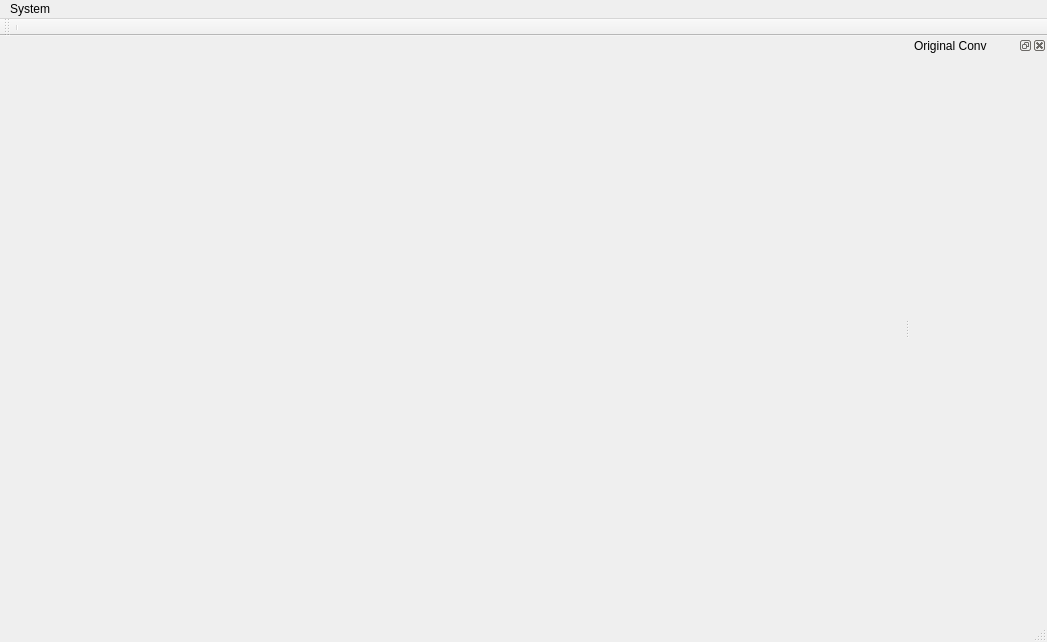
<?xml version="1.0" encoding="UTF-8"?>
<ui version="4.0">
 <class>Babel</class>
 <widget class="QMainWindow" name="Babel">
  <property name="geometry">
   <rect>
    <x>0</x>
    <y>0</y>
    <width>1047</width>
    <height>642</height>
   </rect>
  </property>
  <property name="windowTitle">
   <string>Babel</string>
  </property>
  <property name="windowIcon">
   <iconset>
    <normaloff>:/new/prefix1/Smile.png</normaloff>:/new/prefix1/Smile.png</iconset>
  </property>
  <property name="dockOptions">
   <set>QMainWindow::AllowNestedDocks|QMainWindow::AllowTabbedDocks|QMainWindow::AnimatedDocks|QMainWindow::ForceTabbedDocks</set>
  </property>
  <widget class="QWidget" name="centralWidget">
   <layout class="QHBoxLayout" name="horizontalLayout"/>
  </widget>
  <widget class="QMenuBar" name="menuBar">
   <property name="geometry">
    <rect>
     <x>0</x>
     <y>0</y>
     <width>1047</width>
     <height>26</height>
    </rect>
   </property>
   <widget class="QMenu" name="menuAdd_contact">
    <property name="title">
     <string>System</string>
    </property>
    <addaction name="actionAdd_contact"/>
    <addaction name="actionEdit_profile"/>
    <addaction name="actionUI_setings"/>
   </widget>
   <addaction name="menuAdd_contact"/>
  </widget>
  <widget class="QToolBar" name="mainToolBar">
   <attribute name="toolBarArea">
    <enum>TopToolBarArea</enum>
   </attribute>
   <attribute name="toolBarBreak">
    <bool>false</bool>
   </attribute>
   <addaction name="separator"/>
  </widget>
  <widget class="QStatusBar" name="statusBar"/>
  <widget class="MyQDockWidget" name="dockWidget_14">
   <property name="sizePolicy">
    <sizepolicy hsizetype="Maximum" vsizetype="Maximum">
     <horstretch>0</horstretch>
     <verstretch>0</verstretch>
    </sizepolicy>
   </property>
   <property name="minimumSize">
    <size>
     <width>137</width>
     <height>271</height>
    </size>
   </property>
   <property name="sizeIncrement">
    <size>
     <width>10</width>
     <height>10</height>
    </size>
   </property>
   <property name="layoutDirection">
    <enum>Qt::LeftToRight</enum>
   </property>
   <property name="features">
    <set>QDockWidget::AllDockWidgetFeatures</set>
   </property>
   <property name="allowedAreas">
    <set>Qt::BottomDockWidgetArea|Qt::RightDockWidgetArea</set>
   </property>
   <property name="windowTitle">
    <string>Original Conv</string>
   </property>
   <attribute name="dockWidgetArea">
    <number>2</number>
   </attribute>
   <widget class="QWidget" name="dockWidgetContents_16">
    <layout class="QVBoxLayout" name="verticalLayout_3">
     <property name="spacing">
      <number>0</number>
     </property>
     <property name="leftMargin">
      <number>0</number>
     </property>
     <property name="topMargin">
      <number>0</number>
     </property>
     <property name="rightMargin">
      <number>0</number>
     </property>
     <property name="bottomMargin">
      <number>0</number>
     </property>
    </layout>
   </widget>
  </widget>
  <widget class="QDockWidget" name="_profile">
   <property name="minimumSize">
    <size>
     <width>200</width>
     <height>126</height>
    </size>
   </property>
   <property name="maximumSize">
    <size>
     <width>200</width>
     <height>126</height>
    </size>
   </property>
   <property name="features">
    <set>QDockWidget::NoDockWidgetFeatures</set>
   </property>
   <property name="allowedAreas">
    <set>Qt::LeftDockWidgetArea|Qt::TopDockWidgetArea</set>
   </property>
   <attribute name="dockWidgetArea">
    <number>1</number>
   </attribute>
   <widget class="QWidget" name="dockWidgetContents">
    <property name="minimumSize">
     <size>
      <width>200</width>
      <height>100</height>
     </size>
    </property>
   </widget>
  </widget>
  <widget class="QDockWidget" name="contactList">
   <property name="minimumSize">
    <size>
     <width>200</width>
     <height>138</height>
    </size>
   </property>
   <property name="maximumSize">
    <size>
     <width>200</width>
     <height>524287</height>
    </size>
   </property>
   <property name="features">
    <set>QDockWidget::NoDockWidgetFeatures</set>
   </property>
   <property name="allowedAreas">
    <set>Qt::BottomDockWidgetArea|Qt::LeftDockWidgetArea|Qt::TopDockWidgetArea</set>
   </property>
   <attribute name="dockWidgetArea">
    <number>1</number>
   </attribute>
   <widget class="QWidget" name="dockWidgetContents_2">
    <layout class="QVBoxLayout" name="verticalLayout">
     <property name="spacing">
      <number>0</number>
     </property>
     <property name="leftMargin">
      <number>0</number>
     </property>
     <property name="topMargin">
      <number>0</number>
     </property>
     <property name="rightMargin">
      <number>0</number>
     </property>
     <item>
      <widget class="QScrollArea" name="scrollArea">
       <property name="frameShape">
        <enum>QFrame::NoFrame</enum>
       </property>
       <property name="frameShadow">
        <enum>QFrame::Raised</enum>
       </property>
       <property name="lineWidth">
        <number>0</number>
       </property>
       <property name="widgetResizable">
        <bool>true</bool>
       </property>
       <widget class="QWidget" name="scrollAreaWidgetContents">
        <property name="geometry">
         <rect>
          <x>0</x>
          <y>0</y>
          <width>200</width>
          <height>414</height>
         </rect>
        </property>
       </widget>
      </widget>
     </item>
    </layout>
   </widget>
  </widget>
  <action name="actionConnect">
   <property name="text">
    <string>Connect</string>
   </property>
   <property name="toolTip">
    <string>Connection</string>
   </property>
   <property name="shortcut">
    <string>Ctrl+C</string>
   </property>
  </action>
  <action name="actionConfigure">
   <property name="text">
    <string>Configure</string>
   </property>
  </action>
  <action name="actionAdd_contact">
   <property name="text">
    <string>Add contact</string>
   </property>
  </action>
  <action name="actionEdit_profile">
   <property name="text">
    <string>Edit profile</string>
   </property>
  </action>
  <action name="actionUI_setings">
   <property name="text">
    <string>UI setings</string>
   </property>
  </action>
 </widget>
 <layoutdefault spacing="6" margin="11"/>
 <customwidgets>
  <customwidget>
   <class>MyQDockWidget</class>
   <extends>QDockWidget</extends>
   <header>myqdockwidget.h</header>
   <container>1</container>
  </customwidget>
 </customwidgets>
 <resources/>
 <connections/>
</ui>
